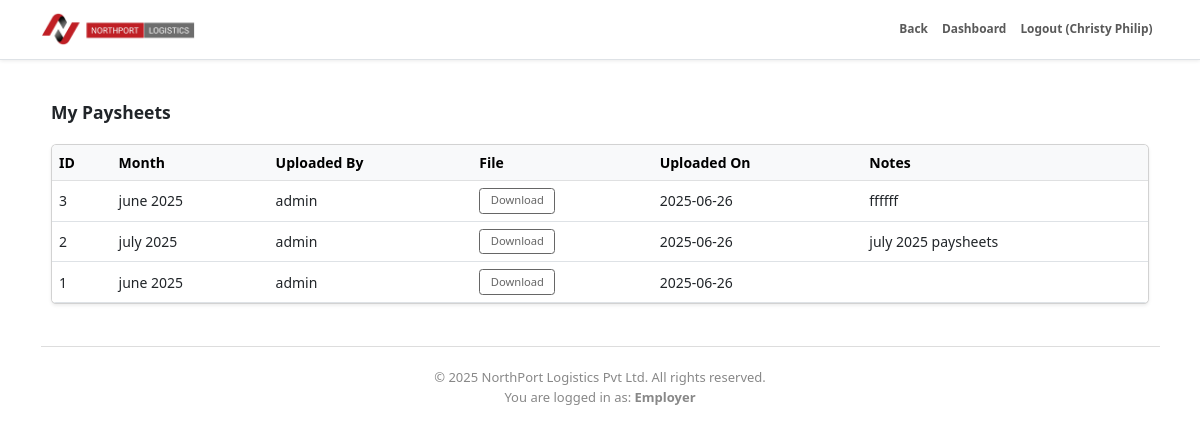
/admin/employer_paysheets.php (signed in), run on the app's committed database.
### tables this page shows
CREATE TABLE `paysheets` (
  `id` int(11) NOT NULL,
  `employer_id` int(11) NOT NULL,
  `uploaded_by` int(11) DEFAULT NULL,
  `file_path` varchar(255) NOT NULL,
  `month` varchar(20) NOT NULL,
  `notes` text DEFAULT NULL,
  `created_at` datetime DEFAULT current_timestamp()
);

CREATE TABLE `users` (
  `id` int(11) NOT NULL,
  `username` varchar(50) NOT NULL,
  `email` varchar(100) NOT NULL,
  `password_hash` varchar(255) NOT NULL,
  `role` enum('admin','manager','employer','user') NOT NULL DEFAULT 'user',
  `is_active` tinyint(1) NOT NULL DEFAULT 1,
  `created_at` timestamp NOT NULL DEFAULT current_timestamp(),
  `updated_at` timestamp NOT NULL DEFAULT current_timestamp() ON UPDATE current_timestamp(),
  `phone` varchar(20) DEFAULT NULL,
  `street_address` varchar(255) DEFAULT NULL,
  `city` varchar(100) DEFAULT NULL,
  `state` varchar(100) DEFAULT NULL,
  `postal_code` varchar(20) DEFAULT NULL,
  `country` varchar(100) DEFAULT NULL,
  `company_name` varchar(255) DEFAULT NULL,
  `profile_pic` varchar(255) DEFAULT NULL,
  `date_of_birth` date DEFAULT NULL,
  `preferences` longtext DEFAULT NULL CHECK (json_valid(`preferences`)),
  `notes` text DEFAULT NULL,
  `department` varchar(100) DEFAULT NULL,
  `job_title` varchar(100) DEFAULT NULL,
  `date_of_joining` date DEFAULT NULL,
  `nic_passport_number` varchar(50) DEFAULT NULL
);

### admin/employer_paysheets.php (the view, shortened to what this page needs)
<?php
require_once '../includes/header.php';
$userId = $_SESSION['user_id'] ?? 0;
$stmt = $pdo->prepare("SELECT p.*, u.username AS uploader_name
                       FROM paysheets p
                       LEFT JOIN users u ON p.uploaded_by = u.id
                       WHERE p.employer_id = ?
                       ORDER BY p.created_at DESC");
$stmt->execute([$userId]);
$paysheets = $stmt->fetchAll(PDO::FETCH_ASSOC);
?>
<div class="container my-5">
  <h2 class="fw-bold mb-4">My Paysheets</h2>
  <div class="table-responsive card shadow-sm">
    <table class="table table-hover mb-0 align-middle">
      <thead class="table-light">
        <tr>
          <th>ID</th>
          <th>Month</th>
          <th>Uploaded By</th>
          <th>File</th>
          <th>Uploaded On</th>
          <th>Notes</th>
        </tr>
      </thead>
      <tbody>
        <?php if (count($paysheets) > 0): ?>
          <?php foreach ($paysheets as $p): ?>
            <tr>
              <td><?= htmlspecialchars($p['id']) ?></td>
              <td><?= htmlspecialchars($p['month']) ?></td>
              <td><?= htmlspecialchars($p['uploader_name'] ?? 'Admin') ?></td>
              <td><a href="<?= htmlspecialchars($p['file_path']) ?>" target="_blank" class="btn btn-sm btn-outline-secondary">Download</a></td>
              <td><?= date('Y-m-d', strtotime($p['created_at'])) ?></td>
              <td><?= nl2br(htmlspecialchars($p['notes'])) ?></td>
            </tr>
          <?php endforeach; ?>
        <?php else: ?>
          <tr>
            <td colspan="6" class="text-center text-muted">No paysheets found.</td>
          </tr>
        <?php endif; ?>
      </tbody>
    </table>
  </div>
</div>
<?php require_once '../includes/admin_footer.php'; ?>

### includes/header.php (style rules this page uses)
html { font-size: 14px; }

### admin/employer_paysheets.php (style rules this page uses)
.btn { font-size: 0.8rem; padding: 0.25rem 0.75rem; }
.btn-outline-secondary { border-color: #666; color: #666; }
h2 { font-size: 1.25rem; }

### data on the page
paysheets: id "3", month "june 2025", uploaded_by.username "admin", created_at "2025-06-26", notes "ffffff"
paysheets: id "2", month "july 2025", uploaded_by.username "admin", created_at "2025-06-26", notes "july 2025 paysheets"
paysheets: id "1", month "june 2025", uploaded_by.username "admin", created_at "2025-06-26"

### other printed values
safeOutput($username) "Christy Philip"
$userRole "Employer"
